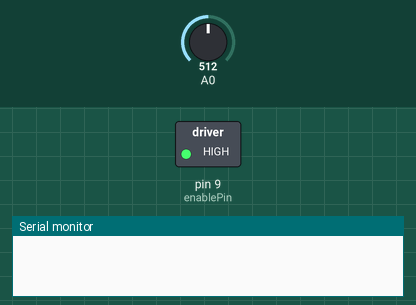
Recording of a sketch running on a simulated Arduino Uno, built with avr-gcc and run on an emulated ATmega328P. On the bench: switched loads named in the sketch (green lamp = pin HIGH), the last lines printed to the serial monitor. The test bench sets the inputs (shaded band); at power-on: A0 = 512.

Above: at 0.14 s.
At 1.2 s:
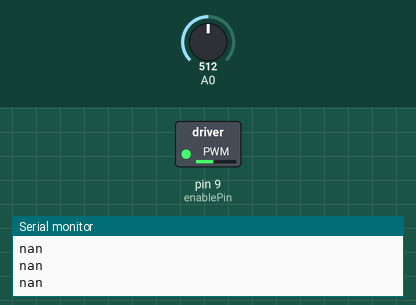
1.3 s: A0 set to 640
2.8 s: A0 set to 664
Timing chart, 0 to 5.8 s (numbered marks = the images above; inputs shaded):
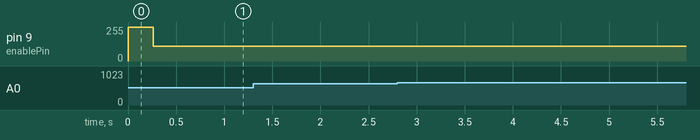

The sketch:

Linear_Motor_FET.ino
```cpp
int enablePin = 9;    // Pin to output PWM values
int pwmVal;           // Variable to store PWM values
int DistanceLOW = 0.8;
int DistanceHIGH = 0.25;

void setup() {
  // In the setup(), set pin 9 as an ouput pin
  // Set the enable pin high so the FET can
  // turn the motor on.

  // set pinmodes for each pin:
  pinMode(enablePin, OUTPUT);
  // set enablePin low so that motor starts off:
  digitalWrite(enablePin, HIGH);
    Serial.begin(9600); // start the serial port
}

void loop() {

  int sensorValue = 0;
  for(int x = 0; x < 100; x++){
    sensorValue = sensorValue + analogRead(A0);
  }
  float Distance = pow((sensorValue/1923.2), -0.914);
  delay(250); // slow down serial port
  Serial.println(Distance);
  pwmVal = map(Distance, .08, .25, 110, 130);
  analogWrite(enablePin, pwmVal);

  }
```
